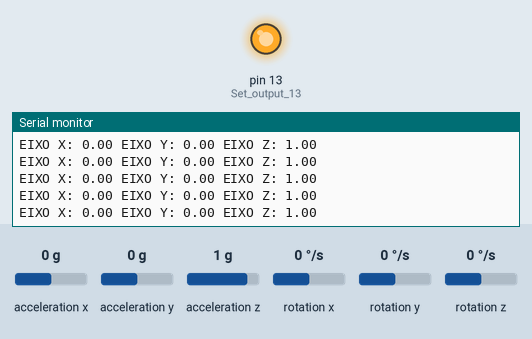
The sketch below on a simulated Arduino Uno, built with avr-gcc and run on an emulated ATmega328P. Parts: output pins drawn as LEDs (lit = HIGH), the last lines printed to the serial monitor. Wiring (inferred from the names in the program): MPU-6050 motion sensor at I2C address 0x68. Inputs (shaded band) come from the test bench; at power-on: acceleration x 0 g, acceleration y 0 g, acceleration z 1 g, rotation x 0 °/s, rotation y 0 °/s, rotation z 0 °/s.

Above: at 1.2 s.
1.3 s: acceleration x set to -1.4 g
At 2.3 s:
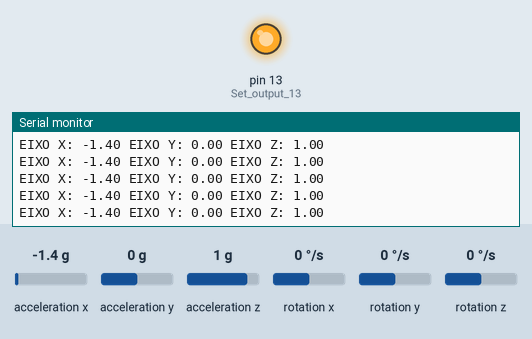
4.3 s: acceleration y set to -1.4 g
At 5.1 s:
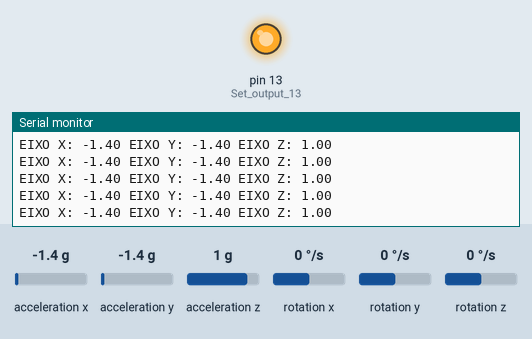
7.3 s: acceleration z set to -1.4 g
At 7.8 s:
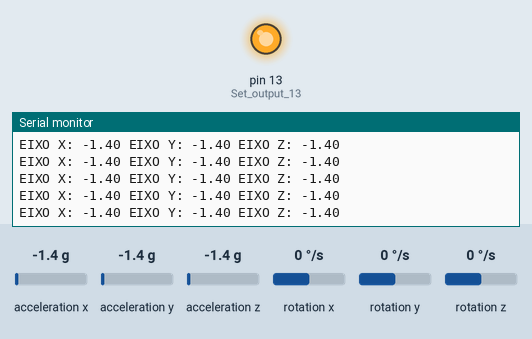

The sketch:

teste_acel_g.ino
```cpp
#include <Wire.h>
#include <I2Cdev.h>
int16_t acc_x, acc_y, acc_z;

void setup() {
  Wire.begin();                                                        //Start I2C as master
  Serial.begin(57600);                                                 //Use only for debugging
  pinMode(13, OUTPUT);                                                 //Set output 13 (LED) as output
  setup_mpu_6050_registers();                                          //Setup the registers of the MPU-6050 (500dfs / +/-8g) and start the gyro
  digitalWrite(13, HIGH);                                              //Set digital output 13 high to indicate startup
  setXAccelOffset(-5293);
  setYAccelOffset(-3033);
  setZAccelOffset(1515);
}

void loop() {

  read_mpu_6050_data();
  Serial.print("EIXO X: ");
  Serial.print(convertRawToG(acc_x,4096));
  Serial.print(" EIXO Y: ");
  Serial.print(convertRawToG(acc_y,4096));
  Serial.print(" EIXO Z: ");
  Serial.println(convertRawToG(acc_z,4096));
}


void read_mpu_6050_data(){                                             //Subroutine for reading the raw gyro and accelerometer data
  Wire.beginTransmission(0x68);                                        //Start communicating with the MPU-6050
  Wire.write(0x3B);                                                    //Send the requested starting register
  Wire.endTransmission();                                              //End the transmission
  Wire.requestFrom(0x68,14);                                           //Request 14 bytes from the MPU-6050
  while(Wire.available() < 14);                                        //Wait until all the bytes are received
  acc_x = Wire.read()<<8|Wire.read();                                  //Add the low and high byte to the acc_x variable
  acc_y = Wire.read()<<8|Wire.read();                                  //Add the low and high byte to the acc_y variable
  acc_z = Wire.read()<<8|Wire.read();                                  //Add the low and high byte to the acc_z variable
}

char tmp_str[7]; // temporary variable used in convert function
char* convert_int16_to_str(int16_t i) { // converts int16 to string. Moreover, resulting strings will have the same length in the debug monitor.
  sprintf(tmp_str, "%6d", i);
  return tmp_str;
}

void setup_mpu_6050_registers(){
  //Activate the MPU-6050
  Wire.beginTransmission(0x68);                                        //Start communicating with the MPU-6050
  Wire.write(0x6B);                                                    //Send the requested starting register
  Wire.write(0x00);                                                    //Set the requested starting register
  Wire.endTransmission();                                              //End the transmission
  Wire.beginTransmission(0x68);                                        //Start communicating with the MPU-6050
  Wire.write(0x1C);                                                    //Send the requested starting register
  //Wire.write(0x18);                                                    //Set the requested starting register +-16g
  Wire.write(0x11);                                                    //Set the requested starting register +- 8g
  //Wire.write(0x8);                                                    //Set the requested starting register +- 4g
  //Wire.write(0x0);                                                    //Set the requested starting register +- 2g
  Wire.endTransmission();                                              //End the transmission
}

void setXAccelOffset(int16_t offset) {
    I2Cdev::writeWord(0x68, 0x06, offset);
}

void setYAccelOffset(int16_t offset) {
    I2Cdev::writeWord(0x68, 0x08, offset);
}

void setZAccelOffset(int16_t offset) {
    I2Cdev::writeWord(0x68, 0x0A, offset);
}

float convertRawToG(int16_t raw, int16_t typical ){
  float rawConvertedToG;
  rawConvertedToG = (float)raw/typical;
  return rawConvertedToG;
}
```

Measured:
- after the input at 1.3 s, the serial monitor: prints a new line at once (image 1)
- after the input at 4.3 s, the serial monitor: prints a new line at once (image 2)
- after the input at 7.3 s, the serial monitor: prints a new line at once (image 3)
